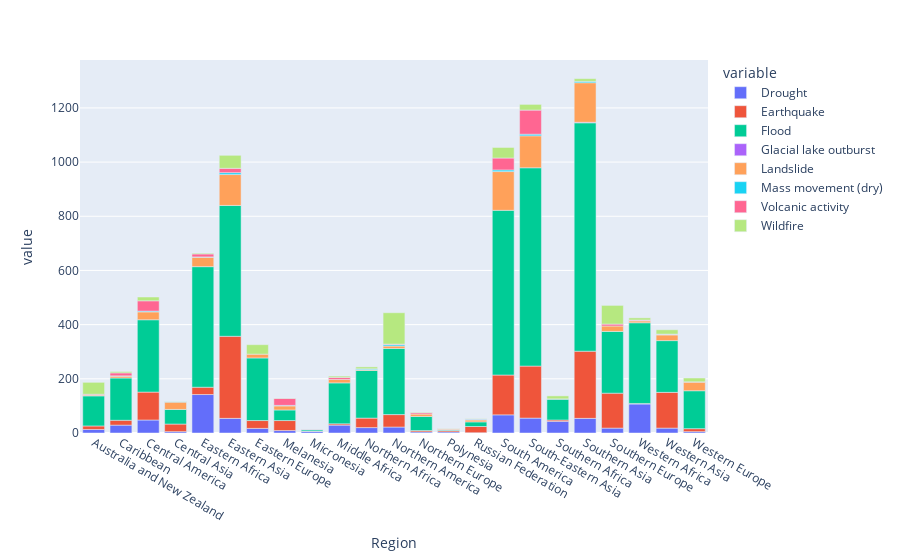

Notebook code for this chart:
### Code cell
plt_y = dis.groupby(['Region', 'Disaster Type']).size().unstack()
px.bar(data_frame=plt_y, x=plt_y.index, y=plt_y.columns.values)

### Figure 1 — Plotly figure (JSON) as saved in the notebook; plotly's stock layout.template omitted (floating-point values rounded to 4 significant figures)
{"data": [{"alignmentgroup": "True", "hovertemplate": "variable=Drought<br>Region=%{x}<br>value=%{y}<extra></extra>", "legendgroup": "Drought", "marker": {"color": "#636efa", "pattern": {"shape": ""}}, "name": "Drought", "offsetgroup": "Drought", "orientation": "v", "showlegend": true, "textposition": "auto", "type": "bar", "x": ["Australia and New Zealand", "Caribbean", "Central America", "Central Asia", "Eastern Africa", "Eastern Asia", "Eastern Europe", "Melanesia", "Micronesia", "Middle Africa", "Northern Africa", "Northern America", "Northern Europe", "Polynesia", "Russian Federation", "South America", "South-Eastern Asia", "Southern Africa", "Southern Asia", "Southern Europe", "Western Africa", "Western Asia", "Western Europe"], "xaxis": "x", "y": [13, 29, 48, 5, 142, 54, 17, 9, 6, 29, 20, 22, 4, 4, 1, 67, 55, 43, 54, 18, 107, 18, 5], "yaxis": "y"}, {"alignmentgroup": "True", "hovertemplate": "variable=Earthquake<br>Region=%{x}<br>value=%{y}<extra></extra>", "legendgroup": "Earthquake", "marker": {"color": "#EF553B", "pattern": {"shape": ""}}, "name": "Earthquake", "offsetgroup": "Earthquake", "orientation": "v", "showlegend": true, "textposition": "auto", "type": "bar", "x": ["Australia and New Zealand", "Caribbean", "Central America", "Central Asia", "Eastern Africa", "Eastern Asia", "Eastern Europe", "Melanesia", "Micronesia", "Middle Africa", "Northern Africa", "Northern America", "Northern Europe", "Polynesia", "Russian Federation", "South America", "South-Eastern Asia", "Southern Africa", "Southern Asia", "Southern Europe", "Western Africa", "Western Asia", "Western Europe"], "xaxis": "x", "y": [13, 18, 103, 28, 27, 303, 29, 37, 1, 5, 35, 46, 5, 5, 23, 147, 192, 5, 248, 129, 2, 132, 11], "yaxis": "y"}, {"alignmentgroup": "True", "hovertemplate": "variable=Flood<br>Region=%{x}<br>value=%{y}<extra></extra>", "legendgroup": "Flood", "marker": {"color": "#00cc96", "pattern": {"shape": ""}}, "name": "Flood", "offsetgroup": "Flood", "orientation": "v", "showlegend": true, "textposition": "auto", "type": "bar", "x": ["Australia and New Zealand", "Caribbean", "Central America", "Central Asia", "Eastern Africa", "Eastern Asia", "Eastern Europe", "Melanesia", "Micronesia", "Middle Africa", "Northern Africa", "Northern America", "Northern Europe", "Polynesia", "Russian Federation", "South America", "South-Eastern Asia", "Southern Africa", "Southern Asia", "Southern Europe", "Western Africa", "Western Asia", "Western Europe"], "xaxis": "x", "y": [111, 156, 267, 54, 445, 483, 231, 39, 5, 151, 176, 244, 52, 3, 17, 608, 732, 77, 843, 228, 298, 191, 140], "yaxis": "y"}, {"alignmentgroup": "True", "hovertemplate": "variable=Glacial lake outburst<br>Region=%{x}<br>value=%{y}<extra></extra>", "legendgroup": "Glacial lake outburst", "marker": {"color": "#ab63fa", "pattern": {"shape": ""}}, "name": "Glacial lake outburst", "offsetgroup": "Glacial lake outburst", "orientation": "v", "showlegend": true, "textposition": "auto", "type": "bar", "x": ["Australia and New Zealand", "Caribbean", "Central America", "Central Asia", "Eastern Africa", "Eastern Asia", "Eastern Europe", "Melanesia", "Micronesia", "Middle Africa", "Northern Africa", "Northern America", "Northern Europe", "Polynesia", "Russian Federation", "South America", "South-Eastern Asia", "Southern Africa", "Southern Asia", "Southern Europe", "Western Africa", "Western Asia", "Western Europe"], "xaxis": "x", "y": [null, null, null, null, null, null, null, null, null, null, null, null, null, null, null, null, null, null, 2, null, null, null, null], "yaxis": "y"}, {"alignmentgroup": "True", "hovertemplate": "variable=Landslide<br>Region=%{x}<br>value=%{y}<extra></extra>", "legendgroup": "Landslide", "marker": {"color": "#FFA15A", "pattern": {"shape": ""}}, "name": "Landslide", "offsetgroup": "Landslide", "orientation": "v", "showlegend": true, "textposition": "auto", "type": "bar", "x": ["Australia and New Zealand", "Caribbean", "Central America", "Central Asia", "Eastern Africa", "Eastern Asia", "Eastern Europe", "Melanesia", "Micronesia", "Middle Africa", "Northern Africa", "Northern America", "Northern Europe", "Polynesia", "Russian Federation", "South America", "South-Eastern Asia", "Southern Africa", "Southern Asia", "Southern Europe", "Western Africa", "Western Asia", "Western Europe"], "xaxis": "x", "y": [3, 7, 29, 27, 35, 114, 14, 15, null, 13, 3, 9, 9, 3, 7, 143, 118, 1, 146, 20, 7, 21, 32], "yaxis": "y"}, {"alignmentgroup": "True", "hovertemplate": "variable=Mass movement (dry)<br>Region=%{x}<br>value=%{y}<extra></extra>", "legendgroup": "Mass movement (dry)", "marker": {"color": "#19d3f3", "pattern": {"shape": ""}}, "name": "Mass movement (dry)", "offsetgroup": "Mass movement (dry)", "orientation": "v", "showlegend": true, "textposition": "auto", "type": "bar", "x": ["Australia and New Zealand", "Caribbean", "Central America", "Central Asia", "Eastern Africa", "Eastern Asia", "Eastern Europe", "Melanesia", "Micronesia", "Middle Africa", "Northern Africa", "Northern America", "Northern Europe", "Polynesia", "Russian Federation", "South America", "South-Eastern Asia", "Southern Africa", "Southern Asia", "Southern Europe", "Western Africa", "Western Asia", "Western Europe"], "xaxis": "x", "y": [null, 1, 3, 2, 1, 7, null, 2, null, null, 3, 5, null, null, 3, 6, 6, null, 5, null, 1, 2, 1], "yaxis": "y"}, {"alignmentgroup": "True", "hovertemplate": "variable=Volcanic activity<br>Region=%{x}<br>value=%{y}<extra></extra>", "legendgroup": "Volcanic activity", "marker": {"color": "#FF6692", "pattern": {"shape": ""}}, "name": "Volcanic activity", "offsetgroup": "Volcanic activity", "orientation": "v", "showlegend": true, "textposition": "auto", "type": "bar", "x": ["Australia and New Zealand", "Caribbean", "Central America", "Central Asia", "Eastern Africa", "Eastern Asia", "Eastern Europe", "Melanesia", "Micronesia", "Middle Africa", "Northern Africa", "Northern America", "Northern Europe", "Polynesia", "Russian Federation", "South America", "South-Eastern Asia", "Southern Africa", "Southern Asia", "Southern Europe", "Western Africa", "Western Asia", "Western Europe"], "xaxis": "x", "y": [3, 11, 38, null, 11, 16, null, 26, 1, 7, null, 2, 5, 1, 1, 44, 89, null, null, 7, 2, 1, null], "yaxis": "y"}, {"alignmentgroup": "True", "hovertemplate": "variable=Wildfire<br>Region=%{x}<br>value=%{y}<extra></extra>", "legendgroup": "Wildfire", "marker": {"color": "#B6E880", "pattern": {"shape": ""}}, "name": "Wildfire", "offsetgroup": "Wildfire", "orientation": "v", "showlegend": true, "textposition": "auto", "type": "bar", "x": ["Australia and New Zealand", "Caribbean", "Central America", "Central Asia", "Eastern Africa", "Eastern Asia", "Eastern Europe", "Melanesia", "Micronesia", "Middle Africa", "Northern Africa", "Northern America", "Northern Europe", "Polynesia", "Russian Federation", "South America", "South-Eastern Asia", "Southern Africa", "Southern Asia", "Southern Europe", "Western Africa", "Western Asia", "Western Europe"], "xaxis": "x", "y": [44, 5, 14, 1, 3, 48, 35, 1, null, 5, 7, 116, 2, 1, 1, 39, 21, 11, 10, 69, 8, 16, 14], "yaxis": "y"}], "layout": {"barmode": "relative", "legend": {"title": {"text": "variable"}, "tracegroupgap": 0}, "margin": {"t": 60}, "xaxis": {"anchor": "y", "domain": [0, 1], "title": {"text": "Region"}}, "yaxis": {"anchor": "x", "domain": [0, 1], "title": {"text": "value"}}}}
